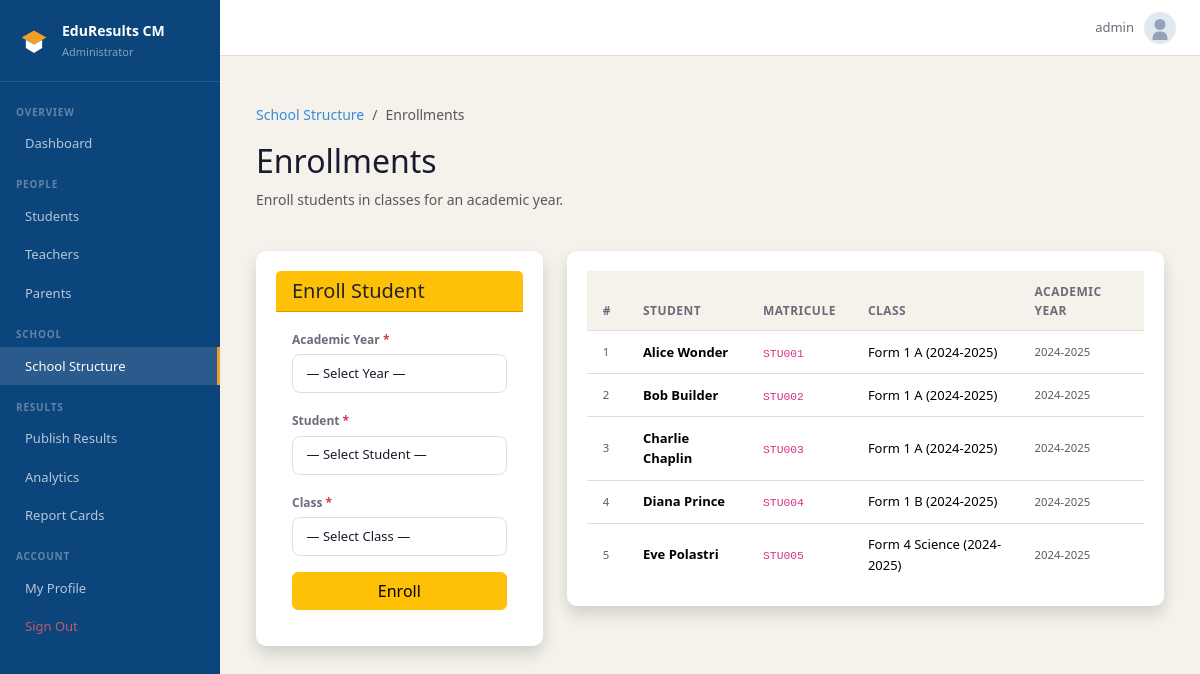
Screenshot of /school/enrollments/ (signed in) with the database file from the repository.
### accounts/models.py (models this page shows, shortened)
class User(AbstractUser):
    ROLE_CHOICES = [
        ('admin',   'Administrator'),
        ('teacher', 'Teacher'),
        ('student', 'Student'),
        ('parent',  'Parent'),
    ]
    role = models.CharField(max_length=10, choices=ROLE_CHOICES, default='student')
    def is_admin(self):   return self.role == 'admin'

class Student(models.Model):
    user       = models.OneToOneField(User, on_delete=models.CASCADE,
                                      related_name='student_profile')
    matricule  = models.CharField(max_length=20, unique=True)
    date_of_birth = models.DateField(null=True, blank=True)
    photo      = models.ImageField(upload_to=student_photo_upload_to, null=True, blank=True)

### school/models.py (models this page shows, shortened)
class Enrollment(models.Model):
    student       = models.ForeignKey(Student, on_delete=models.CASCADE,
                                      related_name='enrollments')
    class_group   = models.ForeignKey(Class, on_delete=models.CASCADE,
                                      related_name='enrollments')
    academic_year = models.ForeignKey(AcademicYear, on_delete=models.CASCADE)
    class Meta:
        unique_together = ['student', 'academic_year']

class Class(models.Model):
    academic_year = models.ForeignKey(AcademicYear, on_delete=models.CASCADE,
                                      related_name='classes')
    level         = models.CharField(max_length=20, choices=CLASS_LEVELS)
    suffix        = models.CharField(max_length=3, blank=True)   # e.g. "A", "B"
    class_teacher = models.ForeignKey(Teacher, null=True, blank=True,
                                      on_delete=models.SET_NULL,
                                      related_name='class_teacher_of')
    def __str__(self):
        return f"{self.level}{' ' + self.suffix if self.suffix else ''} ({self.academic_year})"
    class Meta:
        ordering = ['academic_year', 'level', 'suffix']
        verbose_name_plural = 'Classes'

class AcademicYear(models.Model):
    label      = models.CharField(max_length=20)        # e.g. "2024-2025"
    start_date = models.DateField()
    end_date   = models.DateField()
    is_active  = models.BooleanField(default=False)
    def __str__(self):
        return self.label
    class Meta:
        ordering = ['-start_date']

### school/views.py (the view, shortened to what this page needs)
# urls.py: path('enrollments/', views.manage_enrollments, name='enrollments'),
@login_required
@role_required('admin')
def manage_enrollments(request):
    years = AcademicYear.objects.order_by('-start_date')
    students = Student.objects.order_by('user__first_name', 'user__last_name')
    classes = Class.objects.select_related('academic_year').order_by('academic_year', 'level', 'suffix')
    enrollments = Enrollment.objects.select_related('student__user', 'class_group', 'academic_year').order_by('academic_year', 'class_group')
    return render(request, 'school/enrollments.html', {
        'years': years,
        'students': students,
        'classes': classes,
        'enrollments': enrollments,
    })

### templates/school/enrollments.html (shortened to what this page needs)
{% extends 'base.html' %}
{% block nav_structure %}active{% endblock %}
{% block content %}
<div class="container mt-4">
    <div class="row mb-4 align-items-center">
        <div class="col">
            <nav aria-label="breadcrumb">
                <ol class="breadcrumb">
                    <li class="breadcrumb-item"><a href="{% url 'school:structure' %}">School Structure</a></li>
                    <li class="breadcrumb-item active">Enrollments</li>
                </ol>
            </nav>
            <h2>Enrollments</h2>
            <p class="text-muted">Enroll students in classes for an academic year.</p>
        </div>
    </div>
    <div class="row g-4">
        <div class="col-md-4">
            <div class="card shadow border-0">
                <div class="card-header bg-warning text-dark">
                    <h5 class="mb-0"> Enroll Student</h5>
                </div>
                <div class="card-body">
                    <form method="post">
                        <div class="mb-3">
                            <label class="form-label fw-bold">Academic Year <span class="text-danger">*</span></label>
                            <select name="academic_year" class="form-select" required>
                                <option value="">— Select Year —</option>
                            </select>
                        </div>
                        <div class="mb-3">
                            <label class="form-label fw-bold">Student <span class="text-danger">*</span></label>
                            <select name="student" class="form-select" required>
                                <option value="">— Select Student —</option>
                            </select>
                        </div>
                        <div class="mb-3">
                            <label class="form-label fw-bold">Class <span class="text-danger">*</span></label>
                            <select name="class_group" class="form-select" required>
                                <option value="">— Select Class —</option>
                            </select>
                        </div>
                        <button type="submit" class="btn btn-warning w-100">
                             Enroll
                        </button>
                    </form>
                </div>
            </div>
        </div>
        <div class="col-md-8">
            <div class="card shadow border-0">
                <div class="card-body p-0">
                    <div class="table-responsive">
                        <table class="table table-hover align-middle mb-0">
                            <thead class="table-dark">
                                <tr>
                                    <th>#</th>
                                    <th>Student</th>
                                    <th>Matricule</th>
                                    <th>Class</th>
                                    <th>Academic Year</th>
                                </tr>
                            </thead>
                            <tbody>
                                {% for enr in enrollments %}
                                <tr>
                                    <td class="text-muted small">{{ forloop.counter }}</td>
                                    <td class="fw-bold">{{ enr.student.user.get_full_name }}</td>
                                    <td><code>{{ enr.student.matricule }}</code></td>
                                    <td>{{ enr.class_group }}</td>
                                    <td class="text-muted small">{{ enr.academic_year.label }}</td>
                                </tr>
                                {% empty %}
                                <tr>
                                    <td colspan="5" class="text-center py-5 text-muted">No enrollments yet.</td>
                                </tr>
                                {% endfor %}
                            </tbody>
                        </table>
                    </div>
                </div>
            </div>
        </div>
    </div>
</div>
{% endblock %}

### templates/base.html (shortened to what this page needs)
{% load static %}
<!DOCTYPE html>
<html lang="en">
<head>
  <link href="https://cdn.jsdelivr.net/npm/bootstrap@5.3.3/dist/css/bootstrap.min.css" rel="stylesheet">
  <link href="https://cdn.jsdelivr.net/npm/@tabler/icons-webfont@latest/dist/tabler-icons.min.css" rel="stylesheet">
  <link href="{% static 'css/main.css' %}" rel="stylesheet">
</head>
<body>
{% if user.is_authenticated %}
<div class="app-layout">
  <aside class="sidebar" id="sidebar">
    <a href="{% url 'accounts:dashboard' %}" class="sidebar-logo" style="text-decoration: none;">
      <div class="sidebar-logo-icon" style="background: transparent;">
        <img src="{% static 'img/favicon.svg' %}" alt="Logo" style="width: 36px; height: 36px;">
      </div>
      <div>
        <div class="sidebar-app-name text-white">EduResults CM</div>
        <div class="sidebar-role">
          {% if user.is_admin %}Administrator
          {% elif user.is_teacher %}Teacher Portal
          {% elif user.is_student %}Student Portal
          {% elif user.is_parent %}Parent Portal
          {% endif %}
        </div>
      </div>
    </a>
    <nav class="sidebar-nav">
      {% if user.is_admin %}
      <div class="nav-section">Overview</div>
      <a href="{% url 'accounts:dashboard' %}" class="nav-item {% block nav_dashboard %}{% endblock %}">
         Dashboard
      </a>
      <div class="nav-section">People</div>
      <a href="{% url 'accounts:manage_students' %}" class="nav-item {% block nav_students %}{% endblock %}">
         Students
      </a>
      <a href="{% url 'accounts:manage_teachers' %}" class="nav-item {% block nav_teachers %}{% endblock %}">
         Teachers
      </a>
      <a href="{% url 'accounts:manage_parents' %}" class="nav-item {% block nav_parents %}{% endblock %}">
         Parents
      </a>
      <div class="nav-section">School</div>
      <a href="{% url 'school:structure' %}" class="nav-item {% block nav_structure %}{% endblock %}">
         School Structure
      </a>
      <div class="nav-section">Results</div>
      <a href="{% url 'school:publish_sequence' %}" class="nav-item {% block nav_marks %}{% endblock %}">
         Publish Results
      </a>
      <a href="{% url 'reports:analytics' %}" class="nav-item {% block nav_analytics %}{% endblock %}">
         Analytics
      </a>
      <a href="{% url 'reports:admin_hub' %}" class="nav-item {% block nav_reports %}{% endblock %}">
         Report Cards
      </a>
      {% endif %}
      <div class="nav-section">Account</div>
      <a href="{% url 'accounts:password_change' %}" class="nav-item {% block nav_profile %}{% endblock %}">
         My Profile
      </a>
      <a href="{% url 'accounts:logout' %}" class="nav-item nav-item-danger">
         Sign Out
      </a>
    </nav>
  </aside>
  <div class="main-wrapper">
    <header class="topbar">
      <a href="{% url 'accounts:password_change' %}" class="topbar-user text-decoration-none text-dark">
        <span class="topbar-name">{{ user.get_full_name|default:user.username }}</span>
        <img class="topbar-avatar" src="{% static 'img/default-avatar.svg' %}" alt="Avatar">
      </a>
    </header>
    <main class="main-content">
      {% block content %}{% endblock %}
    </main>
  </div>
</div>
{% else %}
  {% block auth_content %}{% endblock %}
{% endif %}
</body>
</html>

### static/css/main.css (style rules this page uses)
:root { --navy: #0C447C; --navy-mid: #378ADD; --navy-light: #E6F1FB; --amber: #BA7517; --amber-mid: #EF9F27; --amber-light:#FAEEDA; --teal: #0F6E56; --teal-light: #E1F5EE; --red: #A32D2D; --red-light: #FCEBEB; --surface: #F4F2EB; --border: #E2DFD6; --text: #1A1A2E; --text-muted: #6B6B7A; --white: #FFFFFF; --sidebar-w: 220px; }
*, *::before, *::after { box-sizing: border-box; margin: 0; padding: 0; }
body { font-family: 'Segoe UI', Arial, sans-serif; background: var(--surface); color: var(--text); font-size: 14px; line-height: 1.6; }
a { color: var(--navy-mid); text-decoration: none; }
.app-layout { display: flex; min-height: 100vh; overflow-x: hidden; }
.sidebar { width: var(--sidebar-w); background: var(--navy); display: flex; flex-direction: column; flex-shrink: 0; position: fixed; top: 0; left: 0; height: 100vh; overflow-y: auto; z-index: 100; transition: transform .25s ease; }
.sidebar-logo { display: flex; align-items: center; gap: 10px; padding: 1.25rem 1rem; border-bottom: 1px solid rgba(255,255,255,.1); }
.sidebar-logo-icon { width: 36px; height: 36px; background: rgba(255,255,255,.15); border-radius: 8px; display: flex; align-items: center; justify-content: center; font-size: 18px; color: #fff; flex-shrink: 0; }
.sidebar-app-name { font-size: 14px; font-weight: 600; color: #fff; }
.sidebar-role { font-size: 11px; color: rgba(255,255,255,.5); margin-top: 1px; }
.sidebar-nav { padding: .5rem 0 1rem; flex: 1; }
.nav-section { font-size: 10px; font-weight: 600; color: rgba(255,255,255,.35); text-transform: uppercase; letter-spacing: .08em; padding: .85rem 1rem .3rem; }
.nav-item { display: flex; align-items: center; gap: 9px; padding: .55rem 1rem; font-size: 13px; color: rgba(255,255,255,.7); transition: all .15s; border-right: 3px solid transparent; }
.nav-item.active { background: rgba(255,255,255,.12); color: #fff; border-right-color: var(--amber-mid); }
.nav-item-danger { color: rgba(255,100,100,.75) !important; }
.main-wrapper { margin-left: var(--sidebar-w); flex: 1; display: flex; flex-direction: column; min-height: 100vh; }
.topbar { height: 56px; background: var(--white); border-bottom: 1px solid var(--border); display: flex; align-items: center; padding: 0 1.5rem; gap: 1rem; position: sticky; top: 0; z-index: 50; }
.topbar-user { display: flex; align-items: center; gap: 10px; }
.topbar-name { font-size: 13px; color: var(--text-muted); }
.topbar-avatar { width: 32px; height: 32px; background: var(--navy-light); color: var(--navy); border-radius: 50%; display: flex; align-items: center; justify-content: center; font-size: 12px; font-weight: 700; }
.main-content { padding: 1.5rem; flex: 1; }
.card { background: var(--white); border: 1px solid var(--border); border-radius: 10px; padding: 1.25rem; margin-bottom: 1rem; }
.table { margin: 0; font-size: 13px; }
.table thead th { background: var(--surface); border-bottom: 1px solid var(--border); font-weight: 600; font-size: 12px; color: var(--text-muted); text-transform: uppercase; letter-spacing: .04em; padding: .65rem 1rem; }
.table tbody td { padding: .65rem 1rem; border-bottom: 1px solid var(--border); vertical-align: middle; }
.table tbody tr:last-child td { border-bottom: none; }
.form-label { font-size: 12px; font-weight: 600; color: var(--text-muted); margin-bottom: 5px; }
.form-control, .form-select { background: var(--white); border: 1px solid var(--border); color: var(--text); border-radius: 8px; font-size: 13px; padding: .55rem .85rem; }

### rows the page displays
User: get_full_name "admin"
Enrollment: student.user.get_full_name "Alice Wonder", student.matricule "STU001", class_group "Form 1 A (2024-2025)", academic_year.label "2024-2025"
Enrollment: student.user.get_full_name "Bob Builder", student.matricule "STU002", class_group "Form 1 A (2024-2025)", academic_year.label "2024-2025"
Enrollment: student.user.get_full_name "Charlie Chaplin", student.matricule "STU003", class_group "Form 1 A (2024-2025)", academic_year.label "2024-2025"
Enrollment: student.user.get_full_name "Diana Prince", student.matricule "STU004", class_group "Form 1 B (2024-2025)", academic_year.label "2024-2025"
Enrollment: student.user.get_full_name "Eve Polastri", student.matricule "STU005", class_group "Form 4 Science (2024-2025)", academic_year.label "2024-2025"
